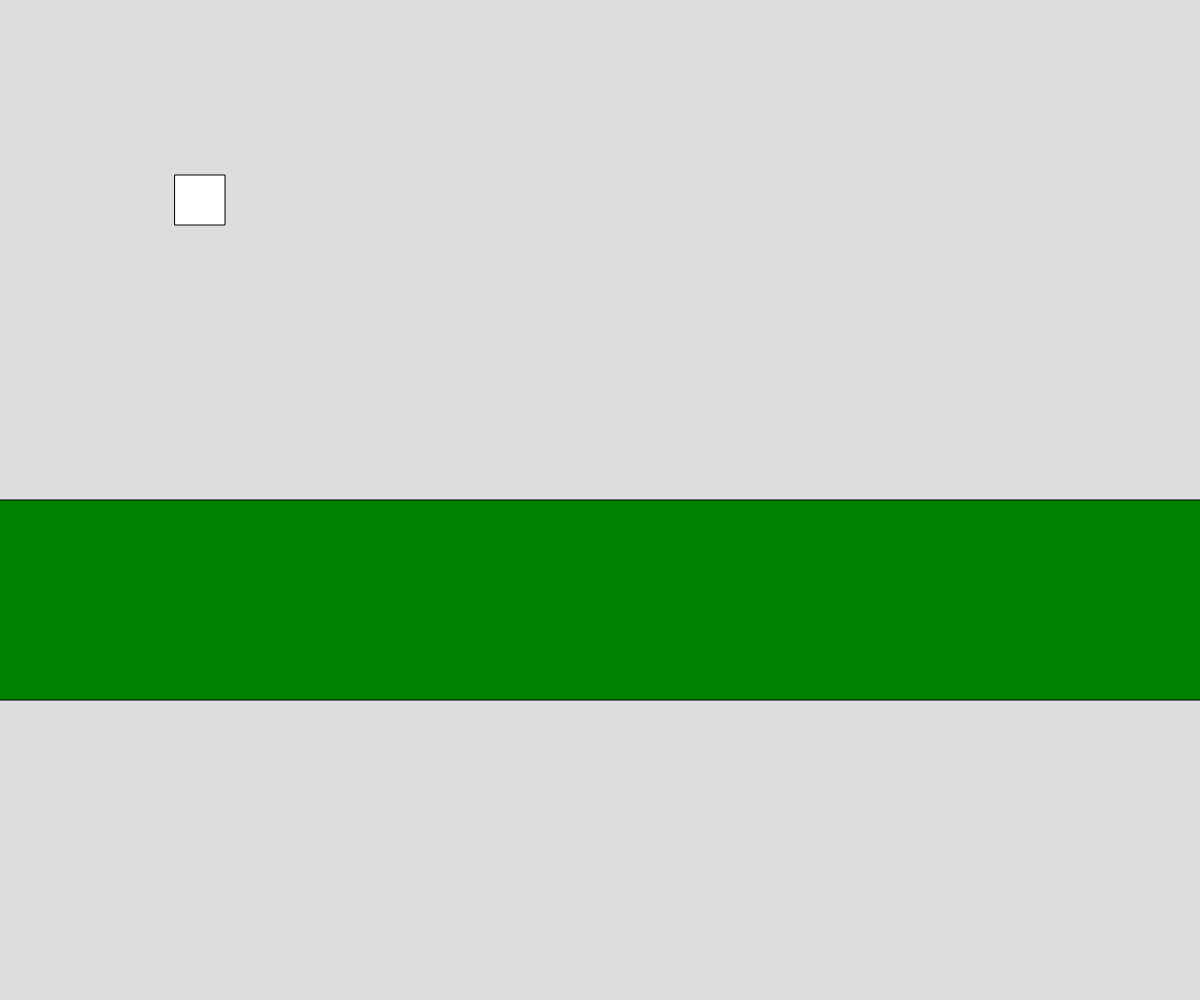
Frame 1 (no input)
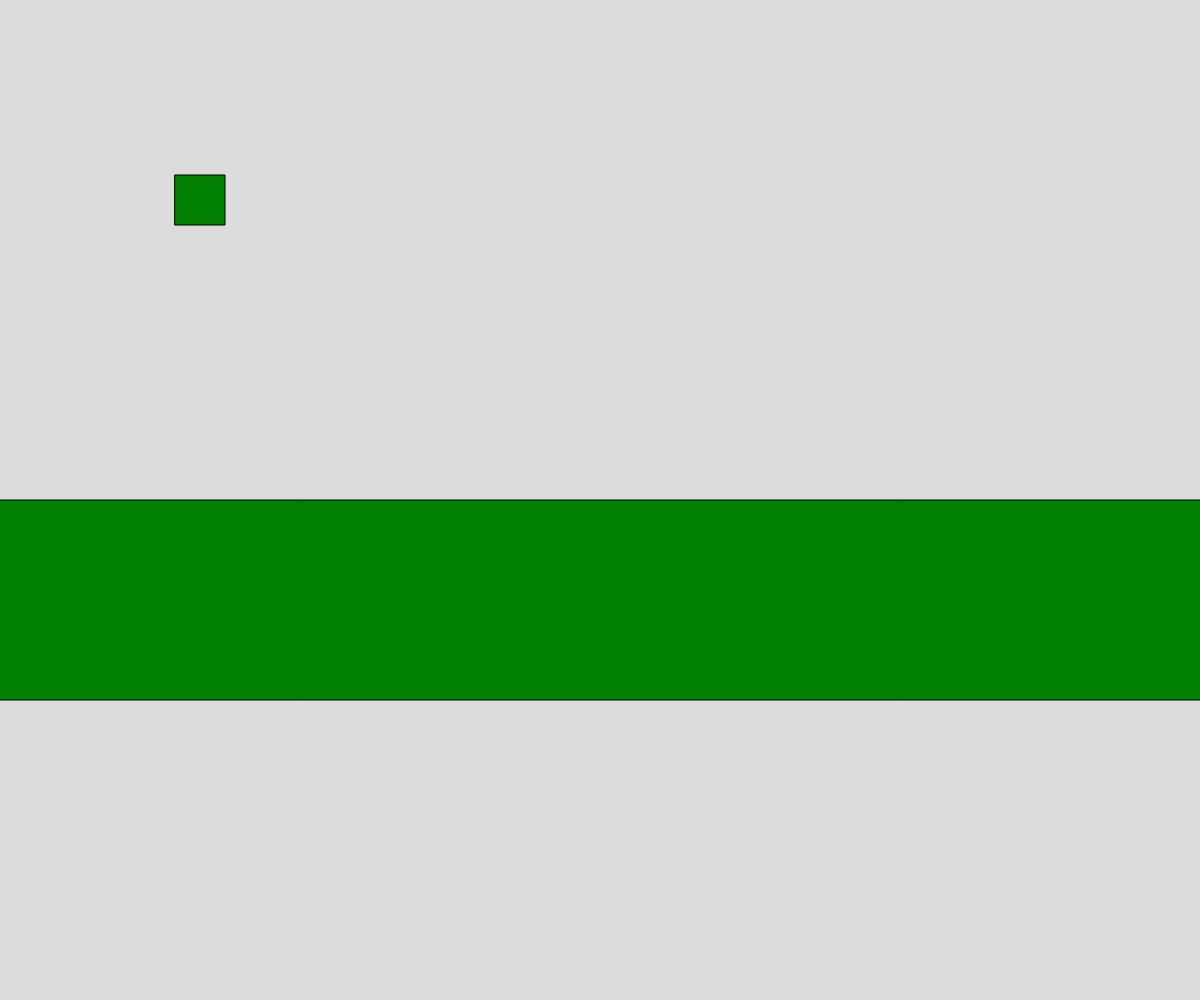
Frame 60 (no input)
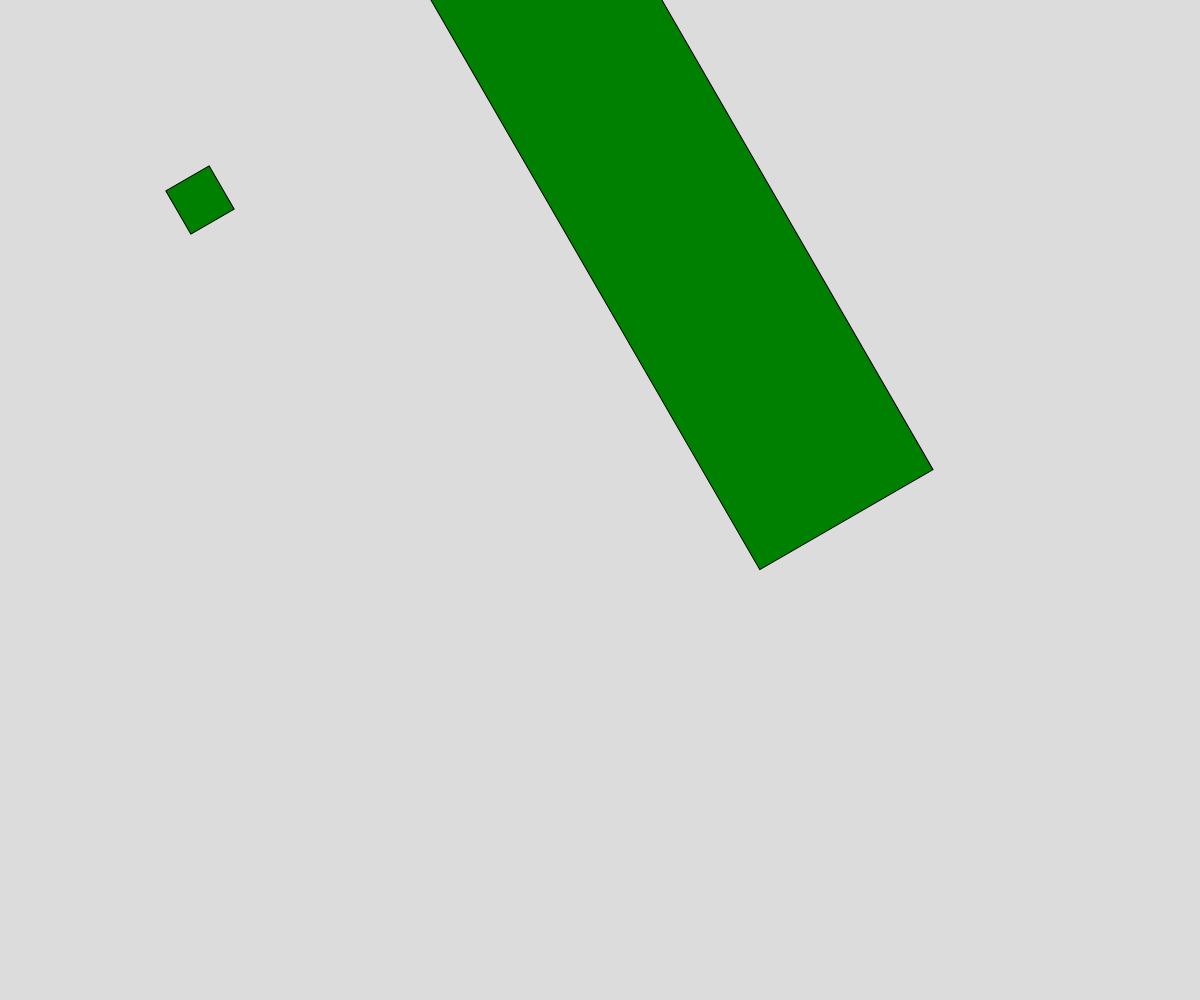
Frame 120 (the mouse pressed at the canvas centre since frame 60)

The p5.js sketch that drew these frames (run headless with seeded random() and noise() and a simulated clock; from frame 60 on, the mouse is pressed at the canvas centre):

// p5.js sketch
// ── sketch.js
// Translate rotate
// Katos Booth
// October 17th 2024


function setup() {
  createCanvas(windowWidth, windowHeight);
  rectMode(CENTER);
  angleMode(DEGREES);
}

function draw() {
  background(220);
  translate(200,200);
  rotate(mouseX);
  square(0,0,50);
  pop();

  fill("green");
  rect(width/2, 400, width*2, 200);
}
